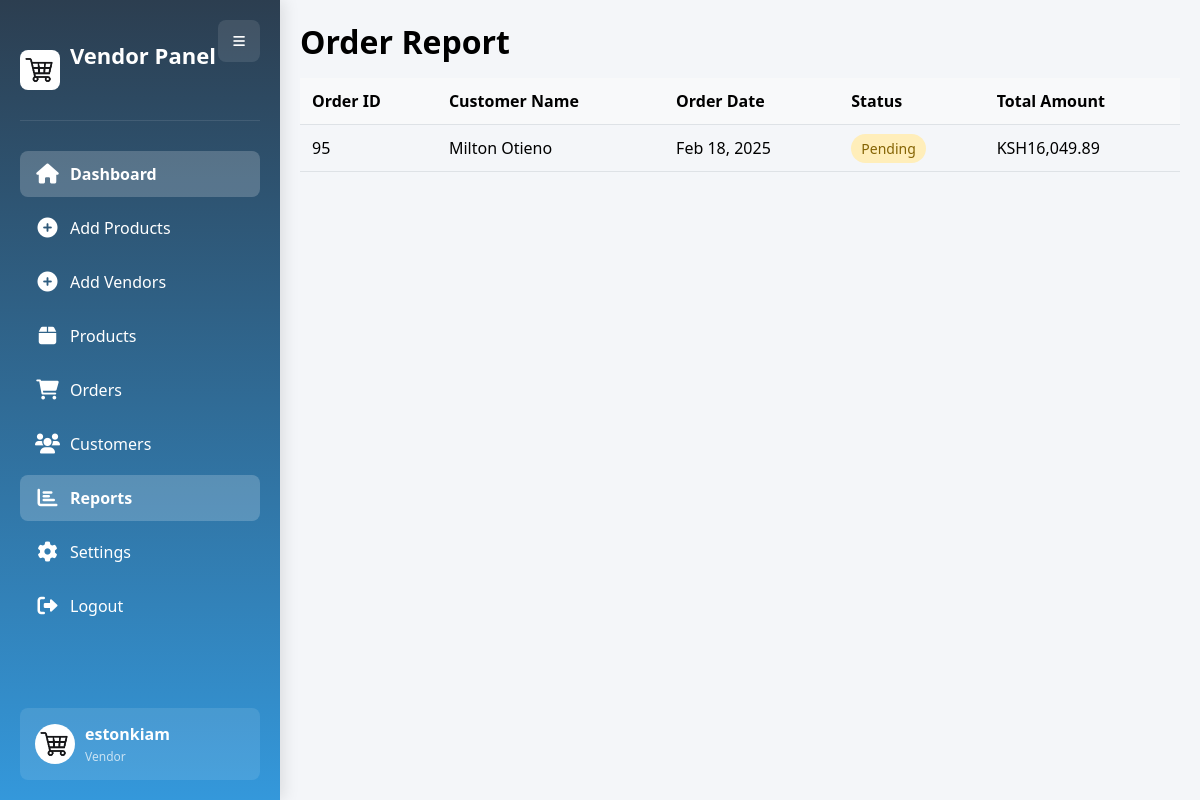
The page /admin/reports.php (signed in) on the database its author committed.
### tables this page shows
CREATE TABLE `orders` (
  `id` int(11) NOT NULL,
  `customer_id` int(11) NOT NULL,
  `total_amount` decimal(10,2) NOT NULL DEFAULT 0.00,
  `shipping_address` varchar(255) NOT NULL,
  `city` varchar(100) NOT NULL,
  `phone` varchar(20) NOT NULL,
  `payment_method` enum('mpesa','card','cash') NOT NULL,
  `payment_status` enum('pending','paid','failed') DEFAULT 'pending',
  `status` enum('pending','processing','shipped','delivered','cancelled') DEFAULT 'pending',
  `transaction_id` varchar(100) DEFAULT NULL,
  `created_at` timestamp NOT NULL DEFAULT current_timestamp(),
  `updated_at` timestamp NOT NULL DEFAULT current_timestamp() ON UPDATE current_timestamp(),
  `product_details` text DEFAULT NULL
);

CREATE TABLE `customers` (
  `customer_id` int(11) NOT NULL,
  `first_name` varchar(100) NOT NULL,
  `last_name` varchar(100) NOT NULL,
  `email` varchar(255) NOT NULL,
  `password` varchar(255) NOT NULL,
  `phone` varchar(20) DEFAULT NULL,
  `address_line1` varchar(255) DEFAULT NULL,
  `address_line2` varchar(255) DEFAULT NULL,
  `city` varchar(100) NOT NULL,
  `state` varchar(100) NOT NULL,
  `postal_code` varchar(20) NOT NULL,
  `country` varchar(100) NOT NULL,
  `created_at` timestamp NOT NULL DEFAULT current_timestamp(),
  `reset_token` varchar(255) DEFAULT NULL,
  `reset_token_expiry` datetime DEFAULT NULL
);

### admin/reports.php (the view, shortened to what this page needs)
<?php
$servername = "localhost";
$username = "root";
$password = "";
$dbname = "ecommerce";
$conn = new mysqli($servername, $username, $password, $dbname);
$order_query = "SELECT orders.id, customers.first_name, customers.last_name, orders.created_at, orders.status, orders.total_amount
                FROM orders
                JOIN customers ON orders.customer_id = customers.customer_id";
$order_result = $conn->query($order_query);
?>
<!DOCTYPE html>
<html lang="en">
<head>
    <link href="https://cdnjs.cloudflare.com/ajax/libs/font-awesome/6.0.0/css/all.min.css" rel="stylesheet">
    <link rel="stylesheet" href="assets/css/admindash.css">
</head>
<body>
<?php include('include/sidebar.php'); ?>
        <div class="main-content">
            <h1>Order Report</h1>
            <?php if ($order_result->num_rows > 0): ?>
            <table>
                <thead>
                    <tr>
                        <th>Order ID</th>
                        <th>Customer Name</th>
                        <th>Order Date</th>
                        <th>Status</th>
                        <th>Total Amount</th>
                    </tr>
                </thead>
                <tbody>
                    <?php while($order = $order_result->fetch_assoc()): ?>
                    <tr>
                        <td><?php echo htmlspecialchars($order['id']); ?></td>
                        <td><?php echo htmlspecialchars($order['first_name']) . ' ' . htmlspecialchars($order['last_name']); ?></td>
                        <td><?php echo date('M d, Y', strtotime($order['created_at'])); ?></td>
                        <td>
                            <span class="status <?php echo strtolower($order['status']); ?>"><?php echo htmlspecialchars(ucwords($order['status'])); ?></span>
                        </td>
                        <td>KSH<?php echo number_format($order['total_amount'], 2); ?></td>
                    </tr>
                    <?php endwhile; ?>
                </tbody>
            </table>
            <?php else: ?>
                <p>No orders found.</p>
            <?php endif; ?>
        </div>
</body>
</html>

### admin/include/sidebar.php (shortened to what this page needs)
<?php
$servername = "localhost";
$username = "root";
$password = "";
$dbname = "ecommerce";
$conn = new mysqli($servername, $username, $password, $dbname);
$admin_username = "Admin";
if (isset($_SESSION['admin_id'])) {
    $admin_id = $_SESSION['admin_id'];
    $query = "SELECT username FROM admins WHERE id = ?";
    $stmt = $conn->prepare($query);
    $stmt->bind_param("i", $admin_id);
    $stmt->execute();
    $stmt->bind_result($username);
    if ($stmt->fetch()) {
        $admin_username = $username;
    }
}
?>
<!DOCTYPE html>
<html>
<head>
    <link rel="stylesheet" href="https://cdnjs.cloudflare.com/ajax/libs/font-awesome/6.0.0/css/all.min.css">
</head>
<body>
    <div class="container">
        <div class="sidebar">
            <button class="toggle-btn">
                <i class="fas fa-bars"></i>
            </button>
            <div class="sidebar-header">
                <img src="assets/img/cart.jpg" alt="Logo">
                <h2>Vendor Panel</h2>
            </div>
            <ul>
                <li><a href="dashboard.php" class="active">
                    <i class="fas fa-home"></i><span>Dashboard</span>
                </a></li>
                <li><a href="addproducts.php">
                    <i class="fas fa-plus-circle"></i><span>Add Products</span>
                </a></li>
                <li><a href="registration.php">
                    <i class="fas fa-plus-circle"></i><span>Add Vendors</span>
                </a></li>
                <li><a href="productview.php">
                    <i class="fas fa-box"></i><span>Products</span>
                </a></li>
                <li><a href="orders.php">
                    <i class="fas fa-shopping-cart"></i><span>Orders</span>
                </a></li>
                <li><a href="customers.php">
                    <i class="fas fa-users"></i><span>Customers</span>
                </a></li>
                <li><a href="reports.php">
                    <i class="fas fa-chart-bar"></i><span>Reports</span>
                </a></li>
                <li><a href="settings.php">
                    <i class="fas fa-cog"></i><span>Settings</span>
                </a></li>
                <li><a href="logout.php">
                    <i class="fas fa-sign-out-alt"></i><span>Logout</span>
                </a></li>
            </ul>
            <div class="user-profile">
                <img src="assets/img/cart.jpg" alt="User Avatar">
                <div class="user-info">
                    <h4><?php echo htmlspecialchars($admin_username); ?></h4>
                    <p>Vendor</p>
                </div>
            </div>
        </div>
</body>
</html>

### admin/assets/css/admindash.css (style rules this page uses)
* { margin: 0; padding: 0; box-sizing: border-box; }
body { font-family: Arial, sans-serif; background-color: #f4f6f9; }
.container { display: flex; min-height: 100vh; }
.sidebar { width: 250px; background-color: #343a40; color: white; padding: 20px; }
.sidebar h2 { margin-bottom: 30px; text-align: center; }
.sidebar ul { list-style: none; }
.sidebar ul li { margin-bottom: 15px; }
.sidebar ul li a { color: white; text-decoration: none; display: block; padding: 10px; border-radius: 5px; }
.main-content { flex: 1; padding: 20px; }
table { width: 100%; border-collapse: collapse; margin-top: 15px; }
th, td { padding: 12px; text-align: left; border-bottom: 1px solid #dee2e6; }
th { background-color: #f8f9fa; }
.status { padding: 5px 10px; border-radius: 15px; font-size: 14px; }
.status.pending { background-color: #ffeeba; color: #856404; }

### admin/include/sidebar.php (style rules this page uses)
* { margin: 0; padding: 0; box-sizing: border-box; font-family: 'Segoe UI', Tahoma, Geneva, Verdana, sans-serif; }
body { background-color: #f4f6f9; }
.container { display: flex; min-height: 100vh; }
.sidebar { width: 280px; background: linear-gradient(180deg, #2c3e50 0%, #3498db 100%); color: white; padding: 20px; position: relative; transition: all 0.3s cubic-bezier(0.4, 0, 0.2, 1); box-shadow: 4px 0 15px rgba(0, 0, 0, 0.1); }
.toggle-btn { position: absolute; right: 20px; top: 20px; background: rgba(255, 255, 255, 0.1); color: white; border: none; padding: 12px 15px; cursor: pointer; border-radius: 8px; transition: all 0.3s ease; z-index: 2; }
.sidebar-header { display: flex; align-items: center; padding: 20px 0; margin-bottom: 30px; border-bottom: 1px solid rgba(255, 255, 255, 0.1); }
.sidebar-header img { width: 40px; height: 40px; margin-right: 10px; border-radius: 8px; }
.sidebar-header h2 { font-size: 22px; font-weight: 600; color: #fff; }
.sidebar ul { list-style: none; padding: 0; }
.sidebar ul li { margin-bottom: 8px; }
.sidebar ul li a { color: white; text-decoration: none; display: flex; align-items: center; padding: 12px 15px; border-radius: 8px; font-size: 16px; transition: all 0.3s ease; }
.sidebar ul li a i { margin-right: 10px; font-size: 20px; width: 25px; text-align: center; }
.sidebar ul li a.active { background: rgba(255, 255, 255, 0.2); font-weight: 600; }
.user-profile { position: absolute; bottom: 20px; left: 20px; right: 20px; display: flex; align-items: center; background: rgba(255, 255, 255, 0.1); padding: 15px; border-radius: 8px; }
.user-profile img { width: 40px; height: 40px; border-radius: 50%; margin-right: 10px; }
.user-info { flex: 1; }
.user-info h4 { font-size: 16px; margin-bottom: 3px; }
.user-info p { font-size: 12px; opacity: 0.7; }
.main-content { flex: 1; padding: 20px; transition: all 0.3s ease; }

### rows shown on the page
orders: id "95", customer.first_name "Milton", customer.last_name "Otieno", created_at "Feb 18, 2025", status "Pending", total_amount "16,049.89"

### other values the page prints
$admin_username "estonkiam"
